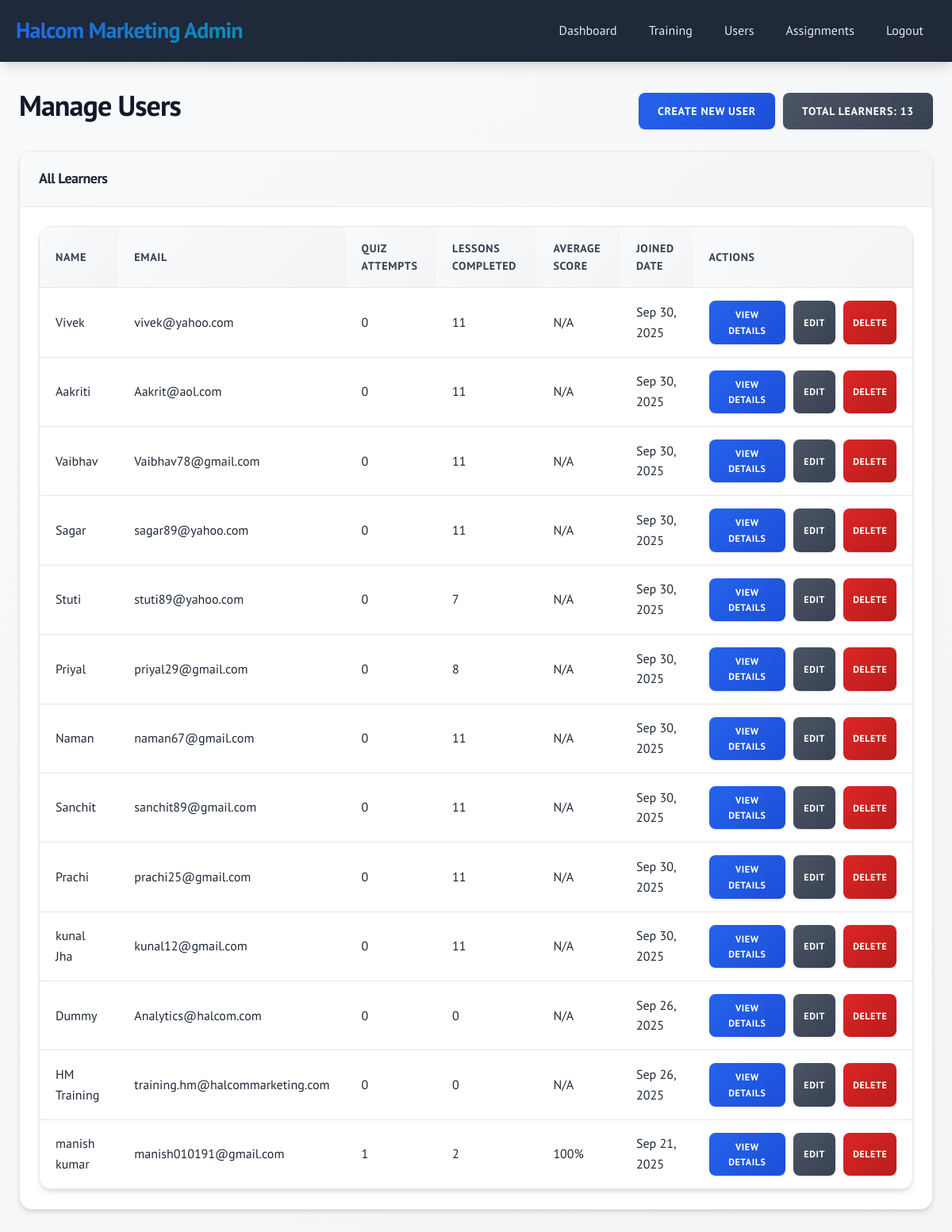
The page /admin/users.php (signed in) on the database its author committed.
### tables this page shows
CREATE TABLE `users` (
  `id` int(11) NOT NULL AUTO_INCREMENT,
  `name` varchar(100) NOT NULL,
  `email` varchar(100) NOT NULL,
  `password` varchar(255) NOT NULL,
  `role` enum('admin','learner') NOT NULL DEFAULT 'learner',
  `created_at` timestamp NOT NULL DEFAULT current_timestamp(),
  `last_login` timestamp NULL DEFAULT NULL,
  `total_portal_time` int(11) DEFAULT 0,
  PRIMARY KEY (`id`),
  UNIQUE KEY `email` (`email`)
);

### includes/functions.php (called while the page is built, shortened)
<?php
function formatDate($date) {
    return date('M d, Y', strtotime($date));
}
?>

### admin/users.php (the view, shortened to what this page needs)
<?php
require_once '../includes/functions.php';
$pdo = getDBConnection();
$stmt = $pdo->query("
    SELECT u.*,
           COUNT(DISTINCT qa.id) as quiz_attempts,
           COUNT(DISTINCT p.lesson_id) as lessons_completed,
           AVG(qa.score) as avg_score
    FROM users u
    LEFT JOIN quiz_attempts qa ON u.id = qa.user_id
    LEFT JOIN progress p ON u.id = p.user_id AND p.completed = 1
    WHERE u.role = 'learner'
    GROUP BY u.id
    ORDER BY u.created_at DESC
");
$users = $stmt->fetchAll();
?>
<!DOCTYPE html>
<html lang="en">
<head>
    <link rel="stylesheet" href="../assets/css/style.css">
</head>
<body>
    <div class="header">
        <div class="header-content">
            <div class="logo">Halcom Marketing Admin</div>
            <div class="nav">
                <a href="dashboard.php">Dashboard</a>
                <a href="trainings.php">Training</a>
                <a href="users.php">Users</a>
                <a href="training_assignments.php">Assignments</a>
                <a href="../auth/logout.php">Logout</a>
            </div>
        </div>
    </div>
    <div class="container">
        <div class="d-flex justify-between align-center mb-20">
            <h1>Manage Users</h1>
            <div class="d-flex gap-10">
                <a href="user_create.php" class="btn btn-primary">Create New User</a>
                <span class="btn btn-secondary">Total Learners: <?php echo count($users); ?></span>
            </div>
        </div>
        <div class="card">
            <div class="card-header">
                All Learners
            </div>
            <div class="card-body">
                <?php if (empty($users)): ?>
                    <p>No learners found.</p>
                <?php else: ?>
                    <div class="table-container">
                        <table>
                            <thead>
                                <tr>
                                    <th>Name</th>
                                    <th>Email</th>
                                    <th>Quiz Attempts</th>
                                    <th>Lessons Completed</th>
                                    <th>Average Score</th>
                                    <th>Joined Date</th>
                                    <th>Actions</th>
                                </tr>
                            </thead>
                            <tbody>
                                <?php foreach ($users as $user): ?>
                                    <tr>
                                        <td><?php echo htmlspecialchars($user['name']); ?></td>
                                        <td><?php echo htmlspecialchars($user['email']); ?></td>
                                        <td><?php echo $user['quiz_attempts']; ?></td>
                                        <td><?php echo $user['lessons_completed']; ?></td>
                                        <td><?php echo $user['avg_score'] ? round($user['avg_score'], 1) . '%' : 'N/A'; ?></td>
                                        <td><?php echo formatDate($user['created_at']); ?></td>
                                        <td>
                                            <div class="d-flex gap-10">
                                                <a href="user_details.php?id=<?php echo $user['id']; ?>" class="btn btn-sm btn-primary">View Details</a>
                                                <a href="user_edit.php?id=<?php echo $user['id']; ?>" class="btn btn-sm btn-secondary">Edit</a>
                                                <a href="users.php?delete=<?php echo $user['id']; ?>"
                                                   class="btn btn-sm btn-danger"
                                                   onclick="return confirm('Are you sure you want to delete this user? This will also delete all their progress and quiz attempts.')">Delete</a>
                                            </div>
                                        </td>
                                    </tr>
                                <?php endforeach; ?>
                            </tbody>
                        </table>
                    </div>
                <?php endif; ?>
            </div>
        </div>
    </div>
</body>
</html>

### rows shown on the page
users: name "Vivek", email "vivek@yahoo.com", quiz_attempts "0", lessons_completed "11", shows "N/A", created_at "Sep 30, 2025"
users: name "Aakriti", email "Aakrit@aol.com", quiz_attempts "0", lessons_completed "11", shows "N/A", created_at "Sep 30, 2025"
users: name "Vaibhav", email "Vaibhav78@gmail.com", quiz_attempts "0", lessons_completed "11", shows "N/A", created_at "Sep 30, 2025"
users: name "Sagar", email "sagar89@yahoo.com", quiz_attempts "0", lessons_completed "11", shows "N/A", created_at "Sep 30, 2025"
users: name "Stuti", email "stuti89@yahoo.com", quiz_attempts "0", lessons_completed "7", shows "N/A", created_at "Sep 30, 2025"
users: name "Priyal", email "priyal29@gmail.com", quiz_attempts "0", lessons_completed "8", shows "N/A", created_at "Sep 30, 2025"
users: name "Naman", email "naman67@gmail.com", quiz_attempts "0", lessons_completed "11", shows "N/A", created_at "Sep 30, 2025"
users: name "Sanchit", email "sanchit89@gmail.com", quiz_attempts "0", lessons_completed "11", shows "N/A", created_at "Sep 30, 2025"
users: name "Prachi", email "prachi25@gmail.com", quiz_attempts "0", lessons_completed "11", shows "N/A", created_at "Sep 30, 2025"
users: name "kunal Jha", email "kunal12@gmail.com", quiz_attempts "0", lessons_completed "11", shows "N/A", created_at "Sep 30, 2025"
users: name "Dummy", email "Analytics@halcom.com", quiz_attempts "0", lessons_completed "0", shows "N/A", created_at "Sep 26, 2025"
users: name "HM Training", email "training.hm@halcommarketing.com", quiz_attempts "0", lessons_completed "0", shows "N/A", created_at "Sep 26, 2025"
users: name "manish kumar", email "manish010191@gmail.com", quiz_attempts "1", lessons_completed "2", avg_score "100", created_at "Sep 21, 2025"

### other values the page prints
count($users) "13"
